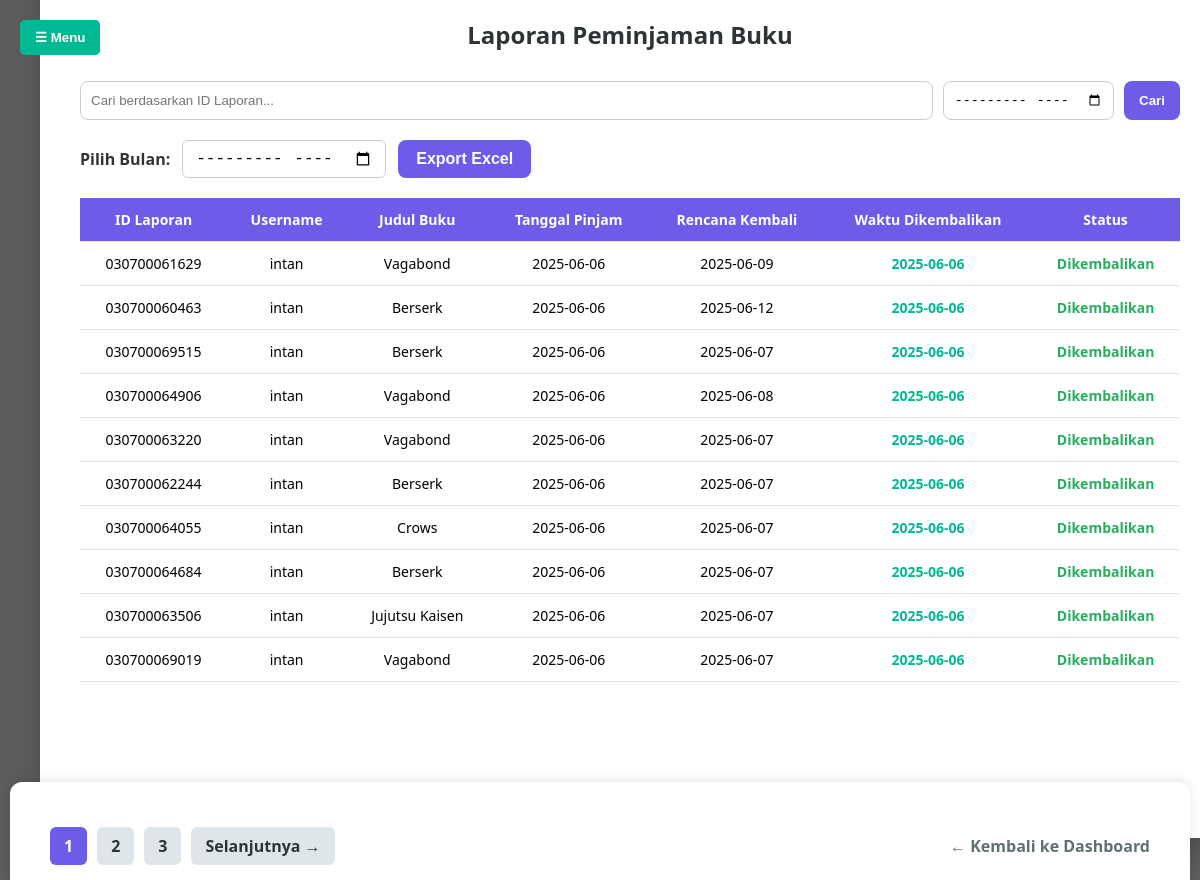
The app's page /admin-panel/laporan-peminjaman/ (signed in), older data.
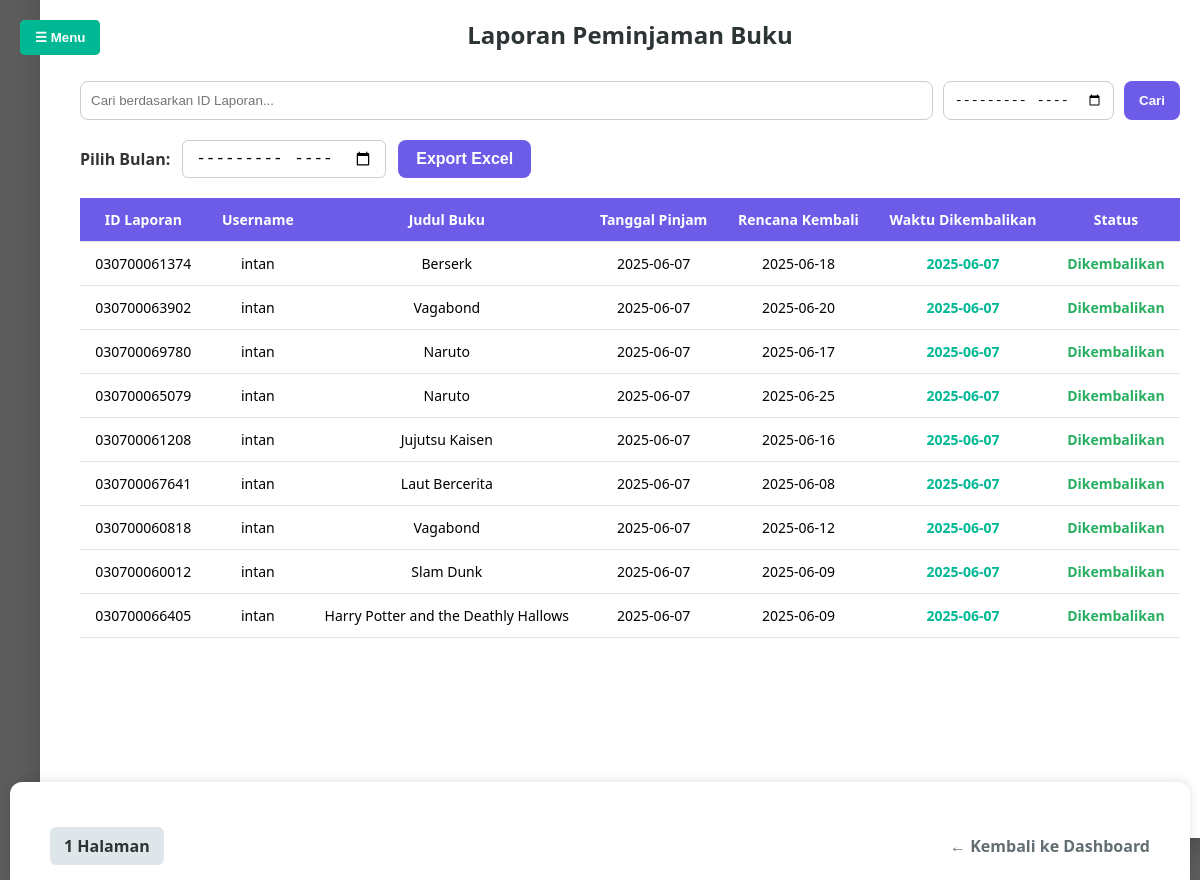
The same page, newer data.
### peminjaman/models.py (models this page shows, shortened)
class Peminjaman(models.Model):
    STATUS_CHOICES = (
        ('menunggu', 'Menunggu Persetujuan'),
        ('disetujui', 'Disetujui'),
        ('ditolak', 'Ditolak'),
    )
    user = models.ForeignKey(User, on_delete=models.CASCADE)
    buku = models.ForeignKey(Buku, on_delete=models.CASCADE)
    tanggal_pinjam = models.DateField(default=timezone.now)
    tanggal_kembali = models.DateField()
    tanggal_dikembalikan = models.DateField(null=True, blank=True)
    kode_laporan = models.CharField(max_length=30, unique=True, blank=True)
    status = models.CharField(max_length=20, choices=STATUS_CHOICES, default='menunggu')
    qr_code_image = models.ImageField(upload_to='qrcodes/', null=True, blank=True)

class User(AbstractUser):
    nama_panjang = models.CharField(max_length=100, blank=True)
    tgl_lahir = models.DateField(null=True, blank=True)
    alamat = models.TextField(blank=True)
    JENIS_KELAMIN_CHOICES = (
        ('L', 'Laki-laki'),
        ('P', 'Perempuan'),
    )
    jenis_kelamin = models.CharField(max_length=1, choices=JENIS_KELAMIN_CHOICES, blank=True)
    kode_user = models.CharField(max_length=20, unique=True, blank=True, null=True)

class Buku(models.Model):
    judul = models.CharField(max_length=200)
    penerbit = models.CharField(max_length=100)
    tahun_terbit = models.IntegerField()
    stok_buku = models.PositiveIntegerField()
    penulis = models.CharField(max_length=100)
    gambar = models.ImageField(upload_to='gambar_buku/', null=True, blank=True)
    jumlah_dipinjam = models.PositiveIntegerField(default=0)

### peminjaman/views.py (the view, shortened to what this page needs)
# urls.py: path('admin-panel/laporan-peminjaman/', views.laporan_peminjaman, name='laporan_peminjaman'),
@login_required
@user_passes_test(is_admin)
def laporan_peminjaman(request):
    query = request.GET.get('q', '').strip()
    bulan = request.GET.get('bulan', '').strip()
    peminjaman_qs = Peminjaman.objects.all().order_by('-tanggal_pinjam')
    if query:
        peminjaman_qs = peminjaman_qs.filter(kode_laporan__icontains=query)
    paginator = Paginator(peminjaman_qs, 10)
    page_number = request.GET.get('page')
    page_obj = paginator.get_page(page_number)
    return render(request, 'admin/laporanpeminjaman.html', {
        'peminjaman': page_obj,
        'query': query,
        'bulan': bulan,
    })

### peminjaman/views.py (called while the page is built)
def is_admin(user):
    return user.is_staff or user.is_superuser

### peminjaman/templates/admin/laporanpeminjaman.html (shortened to what this page needs)
{% load static %}
<!DOCTYPE html>
<html lang="id">
<head>
</head>
<body>
  <button id="menuBtn" class="toggle-button" onclick="openSidebar()">☰ Menu</button>
  {% include 'admin/sidebar.html' %}
  <div class="container">
    <h2>Laporan Peminjaman Buku</h2>
    <form method="get" style="width: 100%; margin-bottom: 20px;">
  <div style="display: flex; gap: 10px; justify-content: center; flex-wrap: wrap;">
    <input type="text" name="q" placeholder="Cari berdasarkan ID Laporan..." value="{{ query }}" style="flex: 1; min-width: 250px; padding: 10px; border-radius: 8px; border: 1px solid #ccc;">
    <input type="month" name="bulan" value="{{ bulan }}" style="padding: 10px; border-radius: 8px; border: 1px solid #ccc;">
    <button type="submit" style="padding: 10px 15px; border: none; background-color: #6c5ce7; color: white; border-radius: 8px; font-weight: bold; cursor: pointer;">Cari</button>
  </div>
</form>
<form method="get" action="{% url 'export_excel' %}" class="export-form">
  <label for="bulan">Pilih Bulan:</label>
  <input type="month" name="bulan" id="bulan">
  <button type="submit">Export Excel</button>
</form>
    {% if peminjaman %}
  <table>
    <thead>
      <tr>
        <th>ID Laporan</th>
        <th>Username</th>
        <th>Judul Buku</th>
        <th>Tanggal Pinjam</th>
        <th>Rencana Kembali</th>
        <th>Waktu Dikembalikan</th>
        <th>Status</th>
      </tr>
    </thead>
    <tbody>
      {% for item in peminjaman %}
        <tr>
          <td data-label="ID Laporan">{{ item.kode_laporan }}</td>
          <td data-label="Username">{{ item.user.username }}</td>
          <td data-label="Judul Buku">{{ item.buku.judul }}</td>
          <td data-label="Tanggal Pinjam">{{ item.tanggal_pinjam|date:"Y-m-d" }}</td>
          <td data-label="Rencana Kembali">{{ item.tanggal_kembali|date:"Y-m-d" }}</td>
          <td data-label="Waktu Dikembalikan">
            {% if item.tanggal_dikembalikan %}
              <span class="kembali">{{ item.tanggal_dikembalikan|date:"Y-m-d" }}</span>
            {% else %}
              <span class="belum">-</span>
            {% endif %}
          </td>
          <td data-label="Status" class="status {% if item.tanggal_dikembalikan %}dikembalikan{% else %}belum{% endif %}">
            {% if item.tanggal_dikembalikan %}
              Dikembalikan
            {% else %}
              Belum Dikembalikan
            {% endif %}
          </td>
        </tr>
      {% endfor %}
    </tbody>
  </table>
{% else %}
  <div style="height: 300px; display: flex; justify-content: center; align-items: center;">
    <div class="empty-message">Tidak ada data peminjaman ditemukan untuk filter yang dipilih.</div>
  </div>
{% endif %}
<div class="fixed-footer">
  <div class="pagination">
    {% if peminjaman.has_other_pages %}
      {% for num in peminjaman.paginator.page_range %}
        {% if peminjaman.number == num %}
          <span class="current">{{ num }}</span>
        {% else %}
          <a href="?q={{ query }}&bulan={{ bulan }}&page={{ num }}">{{ num }}</a>
        {% endif %}
      {% endfor %}
      {% if peminjaman.has_next %}
        <a href="?q={{ query }}&bulan={{ bulan }}&page={{ peminjaman.next_page_number }}">Selanjutnya →</a>
      {% endif %}
    {% else %}
      <span class="no-pagination">1 Halaman</span>
    {% endif %}
  </div>
  <div class="back-link">
    <a href="{% url 'dashboard_admin' %}">← Kembali ke Dashboard</a>
  </div>
</div>
</body>
</html>

Row changes from the older to the newer data that the page shows:
removed Peminjaman: kode_laporan "030700061629", user.username "intan", buku.judul "Vagabond", tanggal_pinjam "2025-06-06", tanggal_kembali "2025-06-09", tanggal_dikembalikan "2025-06-06", shows "Dikembalikan"
removed Peminjaman: kode_laporan "030700060463", user.username "intan", buku.judul "Berserk", tanggal_pinjam "2025-06-06", tanggal_kembali "2025-06-12", tanggal_dikembalikan "2025-06-06", shows "Dikembalikan"
removed Peminjaman: kode_laporan "030700069515", user.username "intan", buku.judul "Berserk", tanggal_pinjam "2025-06-06", tanggal_kembali "2025-06-07", tanggal_dikembalikan "2025-06-06", shows "Dikembalikan"
removed Peminjaman: kode_laporan "030700064906", user.username "intan", buku.judul "Vagabond", tanggal_pinjam "2025-06-06", tanggal_kembali "2025-06-08", tanggal_dikembalikan "2025-06-06", shows "Dikembalikan"
removed Peminjaman: kode_laporan "030700063220", user.username "intan", buku.judul "Vagabond", tanggal_pinjam "2025-06-06", tanggal_kembali "2025-06-07", tanggal_dikembalikan "2025-06-06", shows "Dikembalikan"
removed Peminjaman: kode_laporan "030700062244", user.username "intan", buku.judul "Berserk", tanggal_pinjam "2025-06-06", tanggal_kembali "2025-06-07", tanggal_dikembalikan "2025-06-06", shows "Dikembalikan"
removed Peminjaman: kode_laporan "030700064055", user.username "intan", buku.judul "Crows", tanggal_pinjam "2025-06-06", tanggal_kembali "2025-06-07", tanggal_dikembalikan "2025-06-06", shows "Dikembalikan"
removed Peminjaman: kode_laporan "030700064684", user.username "intan", buku.judul "Berserk", tanggal_pinjam "2025-06-06", tanggal_kembali "2025-06-07", tanggal_dikembalikan "2025-06-06", shows "Dikembalikan"
removed Peminjaman: kode_laporan "030700063506", user.username "intan", buku.judul "Jujutsu Kaisen", tanggal_pinjam "2025-06-06", tanggal_kembali "2025-06-07", tanggal_dikembalikan "2025-06-06", shows "Dikembalikan"
removed Peminjaman: kode_laporan "030700069019", user.username "intan", buku.judul "Vagabond", tanggal_pinjam "2025-06-06", tanggal_kembali "2025-06-07", tanggal_dikembalikan "2025-06-06", shows "Dikembalikan"
added Peminjaman: kode_laporan "030700061374", user.username "intan", buku.judul "Berserk", tanggal_pinjam "2025-06-07", tanggal_kembali "2025-06-18", tanggal_dikembalikan "2025-06-07", shows "Dikembalikan"
added Peminjaman: kode_laporan "030700063902", user.username "intan", buku.judul "Vagabond", tanggal_pinjam "2025-06-07", tanggal_kembali "2025-06-20", tanggal_dikembalikan "2025-06-07", shows "Dikembalikan"
added Peminjaman: kode_laporan "030700069780", user.username "intan", buku.judul "Naruto", tanggal_pinjam "2025-06-07", tanggal_kembali "2025-06-17", tanggal_dikembalikan "2025-06-07", shows "Dikembalikan"
added Peminjaman: kode_laporan "030700065079", user.username "intan", buku.judul "Naruto", tanggal_pinjam "2025-06-07", tanggal_kembali "2025-06-25", tanggal_dikembalikan "2025-06-07", shows "Dikembalikan"
added Peminjaman: kode_laporan "030700061208", user.username "intan", buku.judul "Jujutsu Kaisen", tanggal_pinjam "2025-06-07", tanggal_kembali "2025-06-16", tanggal_dikembalikan "2025-06-07", shows "Dikembalikan"
added Peminjaman: kode_laporan "030700067641", user.username "intan", buku.judul "Laut Bercerita", tanggal_pinjam "2025-06-07", tanggal_kembali "2025-06-08", tanggal_dikembalikan "2025-06-07", shows "Dikembalikan"
added Peminjaman: kode_laporan "030700060818", user.username "intan", buku.judul "Vagabond", tanggal_pinjam "2025-06-07", tanggal_kembali "2025-06-12", tanggal_dikembalikan "2025-06-07", shows "Dikembalikan"
added Peminjaman: kode_laporan "030700060012", user.username "intan", buku.judul "Slam Dunk", tanggal_pinjam "2025-06-07", tanggal_kembali "2025-06-09", tanggal_dikembalikan "2025-06-07", shows "Dikembalikan"
added Peminjaman: kode_laporan "030700066405", user.username "intan", buku.judul "Harry Potter and the Deathly Hallows", tanggal_pinjam "2025-06-07", tanggal_kembali "2025-06-09", tanggal_dikembalikan "2025-06-07", shows "Dikembalikan"
Text that changed along with them:
text no longer shown: "Selanjutnya →"
text now shown: "1 Halaman"
list line gone: "1"
list line gone: "2"
list line gone: "3"
